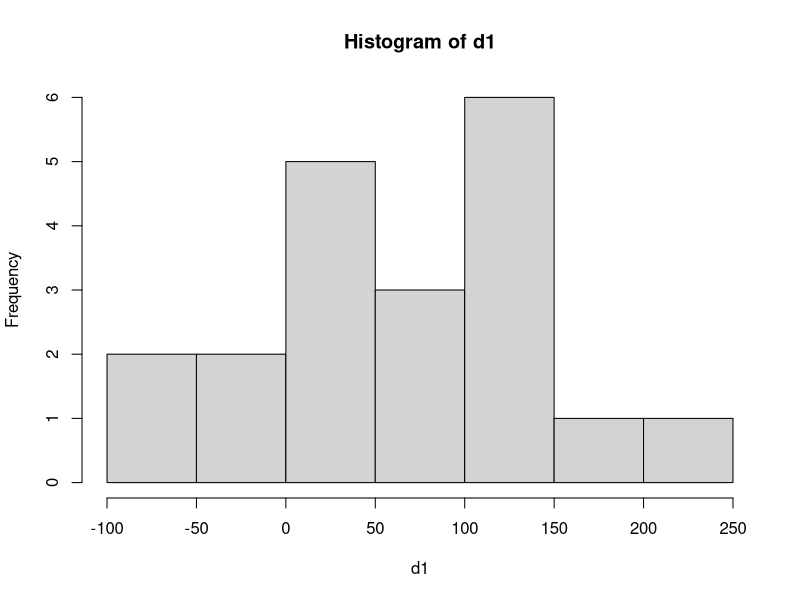
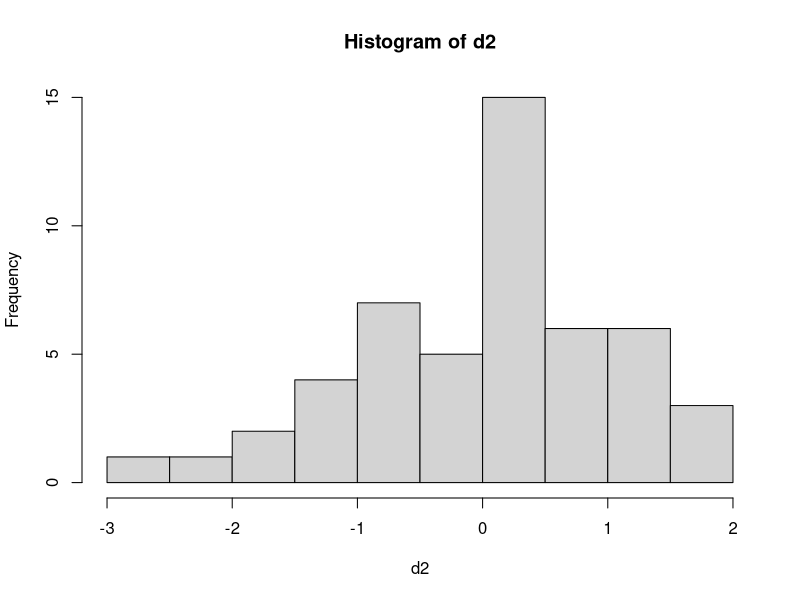
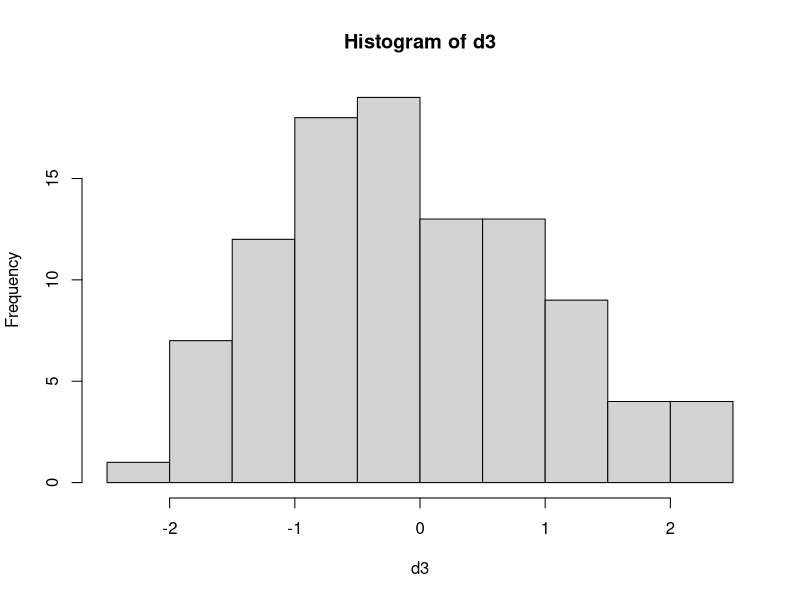
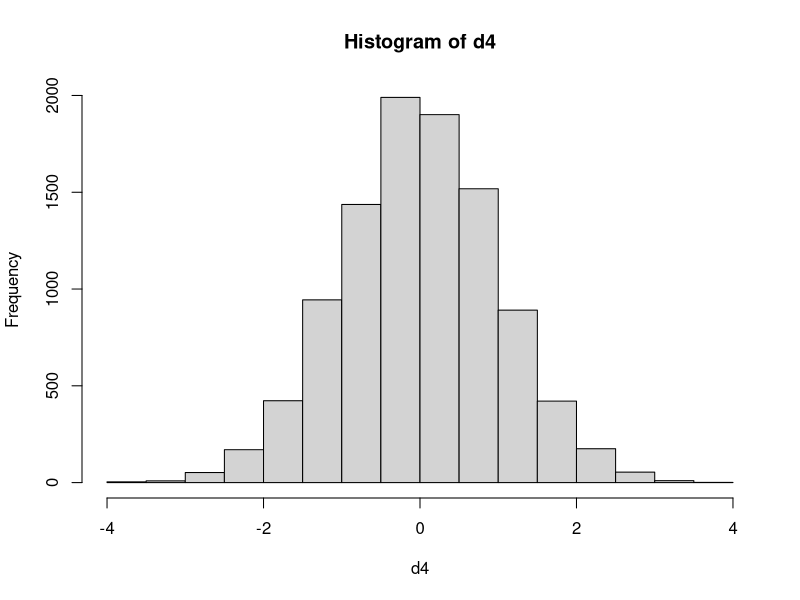
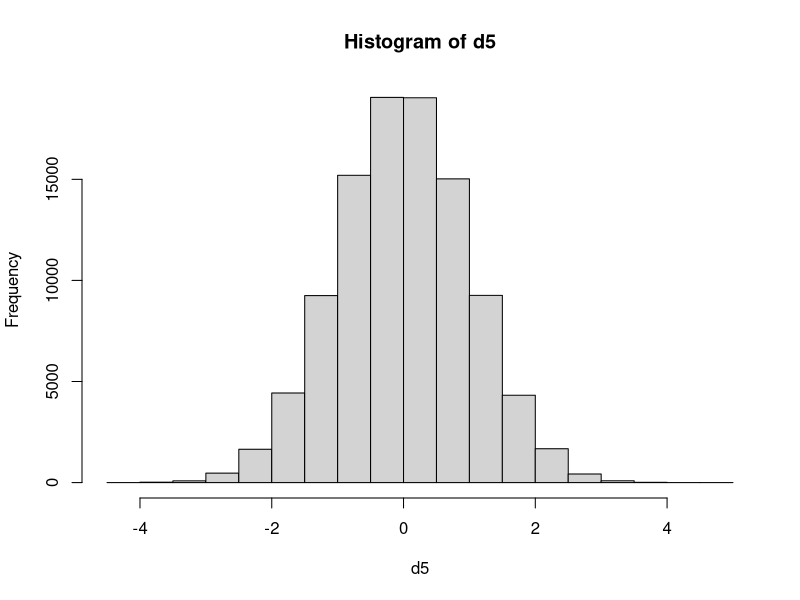
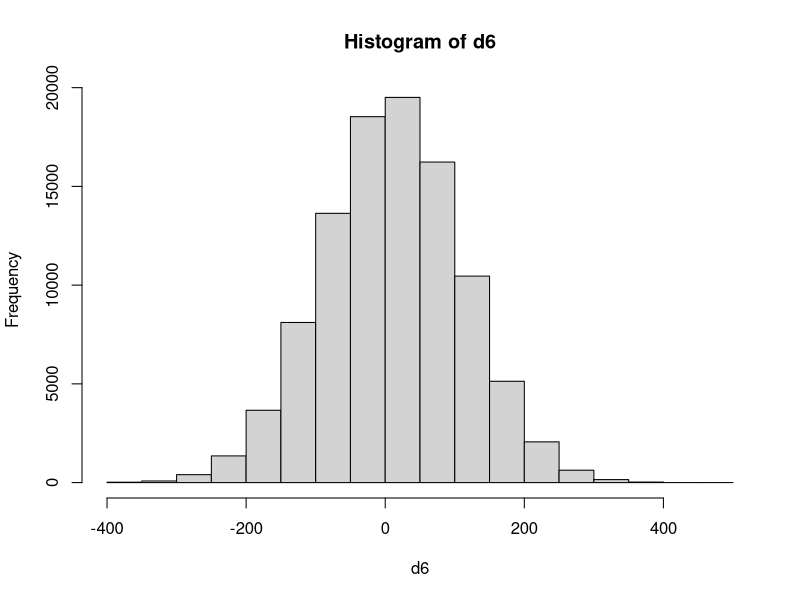
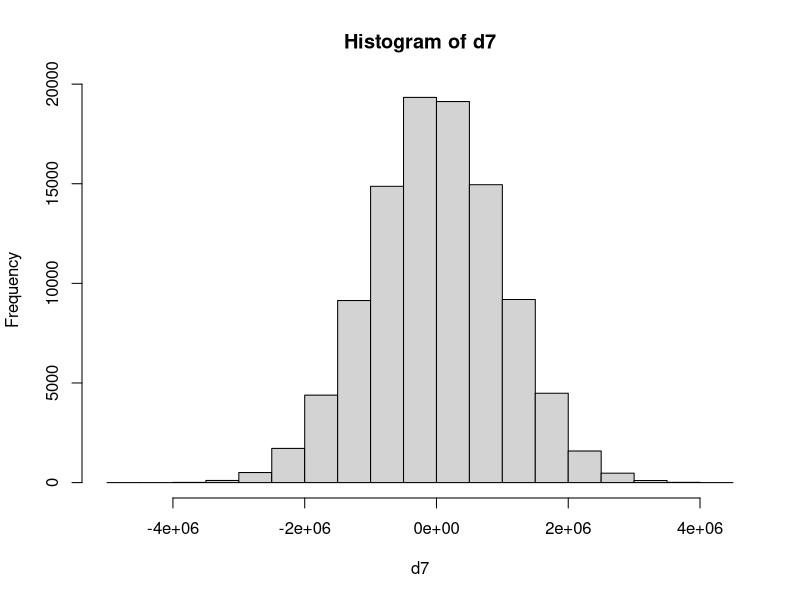
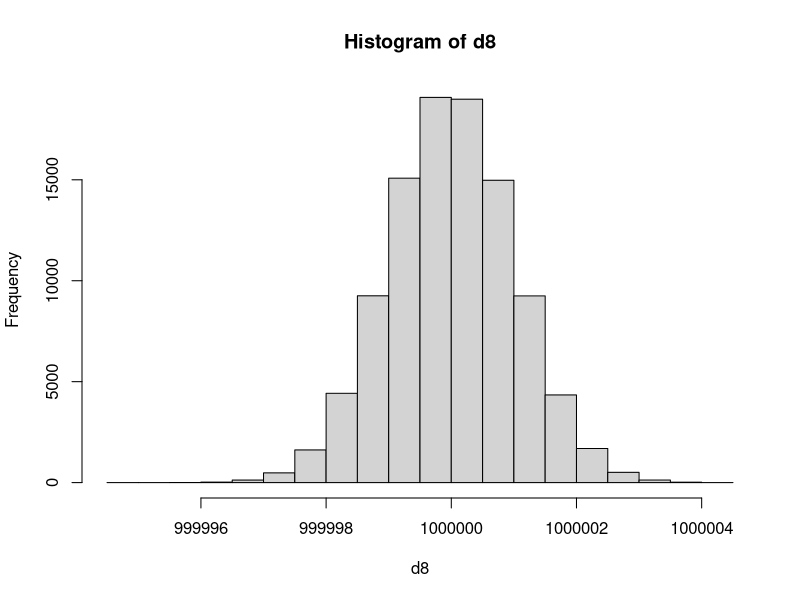

Source code (R) for these figures, in order:
###### R Lecture 6 ######
##### Review #####
#Plot and run a correlation on the data set called "matlab" 
#what sort of correlation do you notice?
#how would your approach to this test change if informed that "matlab score" was ordinal?


##### Normal Distributions #####
#we can make a normal distribution using the rnorm function
#this is the normal distribution 
#rnorm() - has three arguements: n (samples), mean (average), and sd

rnorm(20,0,1)
rnorm(20,10,100)
#notice anything from these two distributions?
#we can also plot distributions but first we need to assign the normal to a variable
d = rnorm(20,0,1)

#what graph command do you think we'd use? Try it with both the plot() and hist() commands

#Now add a title, axis titles, and change the colour

#Let's see what happens when we change the parameters
d1 = rnorm(20,10,100)
hist(d1)

d2 = rnorm(50,0,1)
hist(d2)

d3 = rnorm(100,0,1)
hist(d3)

d4 = rnorm(10000,0,1)
hist(d4)

d5 = rnorm(100000,0,1)
hist(d5)


d6 = rnorm(100000,10,100)
hist(d6)

d7 = rnorm(100000,1,1000000)
hist(d7)

d8 = rnorm(100000,1000000,1)
hist(d8)
#What do you notice, as the number of samples goes up?
#what do you notice as the mean changes? What about the SD?


#Normally studies in psych have ~30 people (if you're doing behavioural work)
#try plotting a histogram of a normal distribution with 30 people. Does it look normal?

#A lot of the time, people assume normality in their data. But many datasets are not normal
#People assume and don't measure: skew, kurtosis, q-q plots, or test whether their
#variance is homogenous


##### Calculate z-score #####
#Let's use d5 as an example
#mean would be 0, sd would be 1
# x = 2.35
z = (2.35-0)/1
#what do you notice?

#what about if we tried one with a bit of variability
d9 = rnorm(10000,10,100)
# x = -82 or x = 100
#Try it yourself...
z = (-81-10)/100

#So this gives us our z-score, but we'd then have to go to our z table to figure
#out what ...or maybe not?
#we can use the pnorm() command. It just needs your: X, mean, and SD
pnorm(-82,10,100)
pnorm(100,10,100)
#Can you tell which part of the curve it is giving you?
#It's easier if you visualize it...try that now
hist(d9)

#Try to compute z-scores for each of the following numbers:
# x = 34, mean = 10, sd = 10
# x = -25, mean = 10, sd = 10
# x = 500, mean = 450, sd = 100
# x = -29, mean = 50, sd = 5
#For each of these z-scores, compute the area to the right and the area to the left.

#Try to find and examine what other distributions in r look like
#for example try to find (and plot) a binomial distribution. 
#play around with the parameters.
#Do the same with an exponential distribution. Also try plot vs hist
#finally play with a poisson distribution


###### Significance Test ######
#Z-test in R is a bit more involved...
#If we were testing the significance where x= 60
#our mean = 90, and sd = 10.2

#We can first define our cut off regions using the formula: x = mean +/- z(sd)
#Our cutoff for the z-test would be 1.96
x1 = 90 + (1.96*10.2)
x2 = 90 - (1.96*10.2)

#Then calculate our z-score
z = (60-90)/10.2
pnorm(60,90,10.2)
#And unfortuantely that's as far as we can go without a function or an outside package